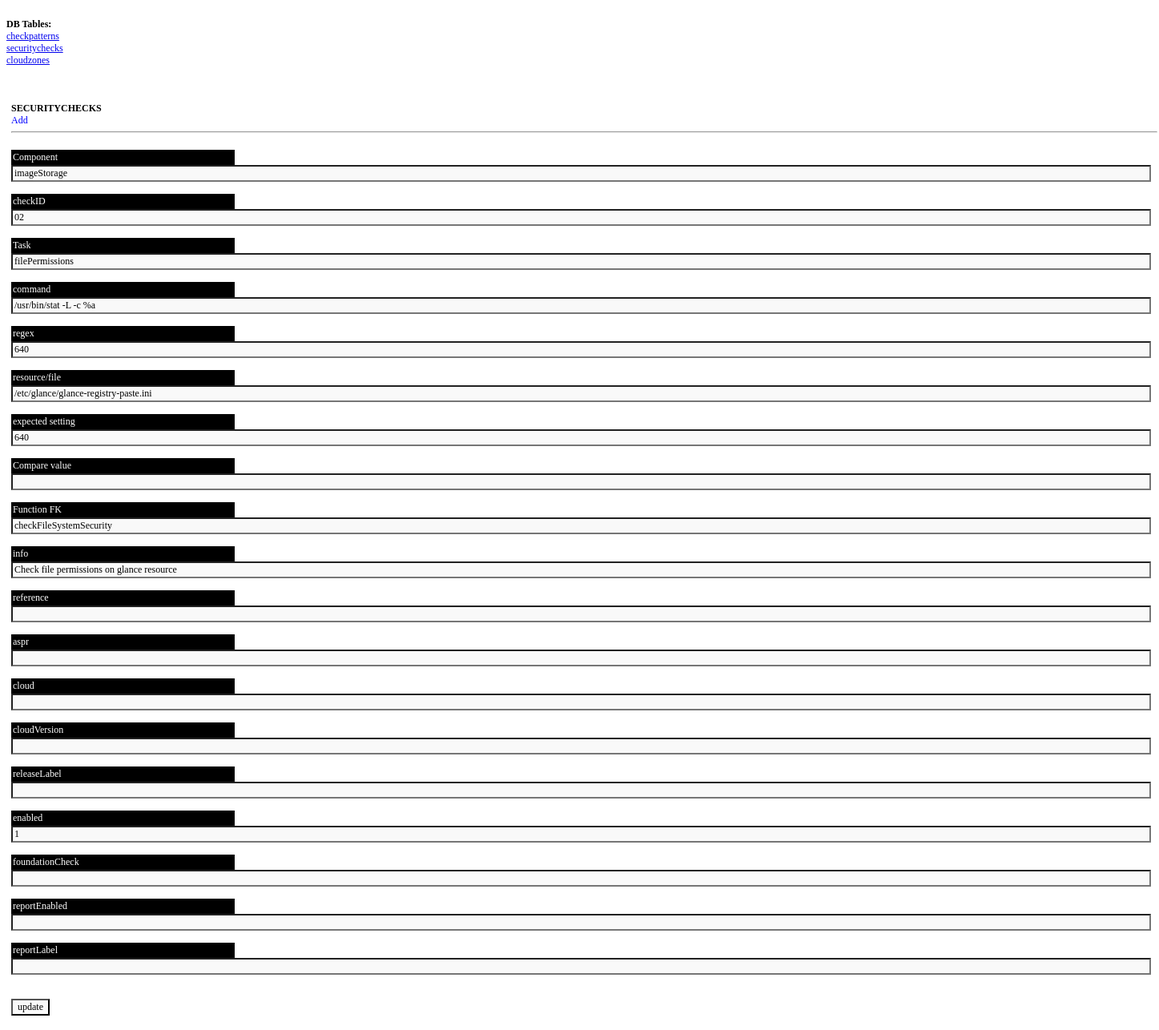
The app's page /apache/html/db.php?cat=securitychecks&cmd=update&id=111 with its own data.
### tables this page shows
CREATE TABLE `securityChecks` (
  `id` int(11) NOT NULL AUTO_INCREMENT,
  `component` varchar(32) NOT NULL,
  `checkID` varchar(32) NOT NULL,
  `checkTask` varchar(64) NOT NULL,
  `command` text NOT NULL,
  `regex` varchar(255) DEFAULT NULL,
  `resource` varchar(255) DEFAULT NULL,
  `expected` varchar(255) DEFAULT NULL,
  `checkValue` varchar(255) DEFAULT NULL,
  `valueLogic` varchar(10) DEFAULT NULL,
  `fkFunction` varchar(64) NOT NULL,
  `info` text DEFAULT NULL,
  `enabled` int(1) NOT NULL DEFAULT 1,
  PRIMARY KEY (`id`)
);

### apache/html/inc/db.class/_class.securitychecks.php (called while the page is built, shortened)
<?php
        class SecurityCheck extends Gen
        {
                function __construct()
                {
                        $this->table_name       =       'securityChecks';
                }
        }

### apache/html/inc/db.class/_class.general_db.php (called while the page is built, shortened)
<?php
        class Gen
        {
                var $table_name;
                var $data_array;
                function load_all($where)
                {
                        global $row_nums, $dbconn;
                        if(empty($where))
                        {
                                $where_str = NULL;
                        }
                        else
                        {
                                $where_str = $where;
                        }
                        $q = "SELECT * FROM $this->table_name $where_str";
                        $res = mysqli_query($dbconn, $q) or die('load_all: '.mysqli_error($dbconn));
                        while($row = mysqli_fetch_assoc($res))
                        {
                                $this->data_array[] = $row;
                        }
                                return $this->data_array;
                }
        }
?>

### apache/html/inc/_backend_functions.php (the view, shortened to what this page needs)
<?php
        function prn_frm_end()
        {
           echo "<br><br><span=\"width: 100%; text-align: right;\"><input type=submit value=update /></form>";
        }
	function prn_frm_top()
	{
           if($_GET['cmd'] != 'add') {
?>
<form enctype="multipart/form-data" action="<?php echo $_SERVER[PHP_SELF]; ?>?cat=<?php echo $_GET[cat]; ?>&cmd=<?php echo $_GET[cmd]; ?>&id=<?php echo $_GET[id]; ?>" method="post">
<?php
          }
?>
<?php
	}
	function frm_txt($classvar, $label, $name, $size)
	{
		echo "<br><div class=tblfield>".$label." <a name=".$name.">&nbsp;</a></div>";
		echo "<div class=tblvalue><input type=text name=$name size=$size value=\"".htmlentities($classvar->data_array[0][$name])."\" /></div>"."\r\n";
		return;
	}
?>
<?php
	function prn_dbdata($cat, $classvar, $classname, $num_sort, $other_sort, $order, $shfields, $display)
	{
		$classvar = new $classname;
		if(isset($_GET['id']))
		{
			$classvar->load_all("WHERE $num_sort = $_GET[id]");
			require_once('inc/_'.$cat.'_form.php');
		}
	}
?>

### apache/html/rsc/_main_style.css (style rules this page uses)
body,table, select, input, option { font-size: 12px; font-family: "Trebuchet MS"; }
input, select, option { background: #f9f9f9; }
.tblfield { width: 275px; padding: 2px; background: black; color: white; }
#left a,#main a,#leftnav a { text-decoration: none; color: #00f; }

### records on screen
securitychecks: component "imageStorage", checkID "02", checkTask "filePermissions", command "/usr/bin/stat -L -c %a", regex "640", resource "/etc/glance/glance-registry-paste.ini", expected "640", fkFunction "checkFileSystemSecurity", info "Check file permissions on glance resource", enabled "1"

### other values on screen
$aint "checkpatterns"
$aint "securitychecks"
$aint "cloudzones"
str_replace('_', ' ', $_GET['cat']) "SECURITYCHECKS"
$label "Component checkID Task command regex resource/file expected setting Compare value Function FK info reference aspr cloud cloudVersion releaseLabel enabled foundationCheck reportEnabled reportLabel"
